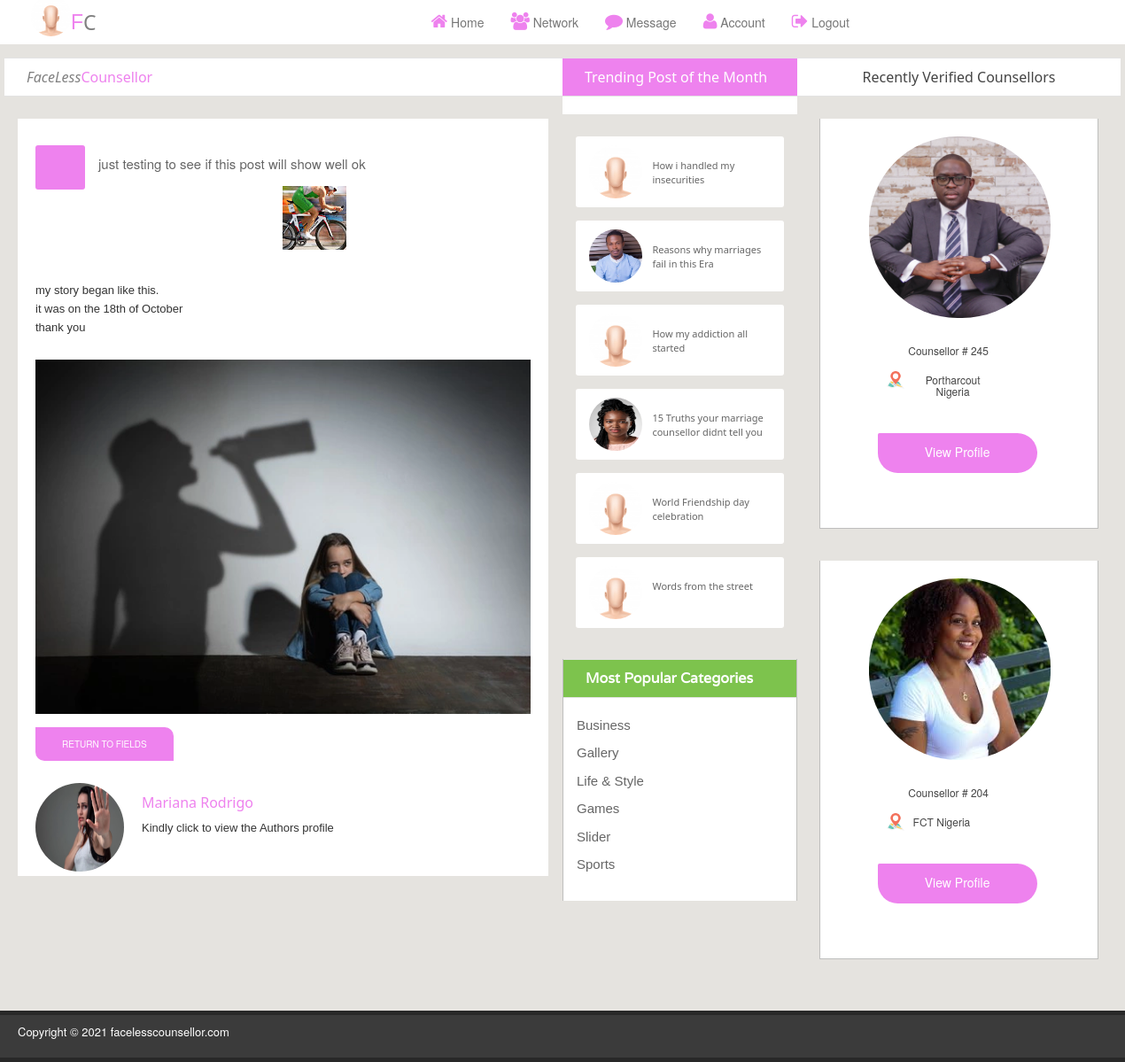
The page /post_detail/7 (signed in) on the database as committed earlier.
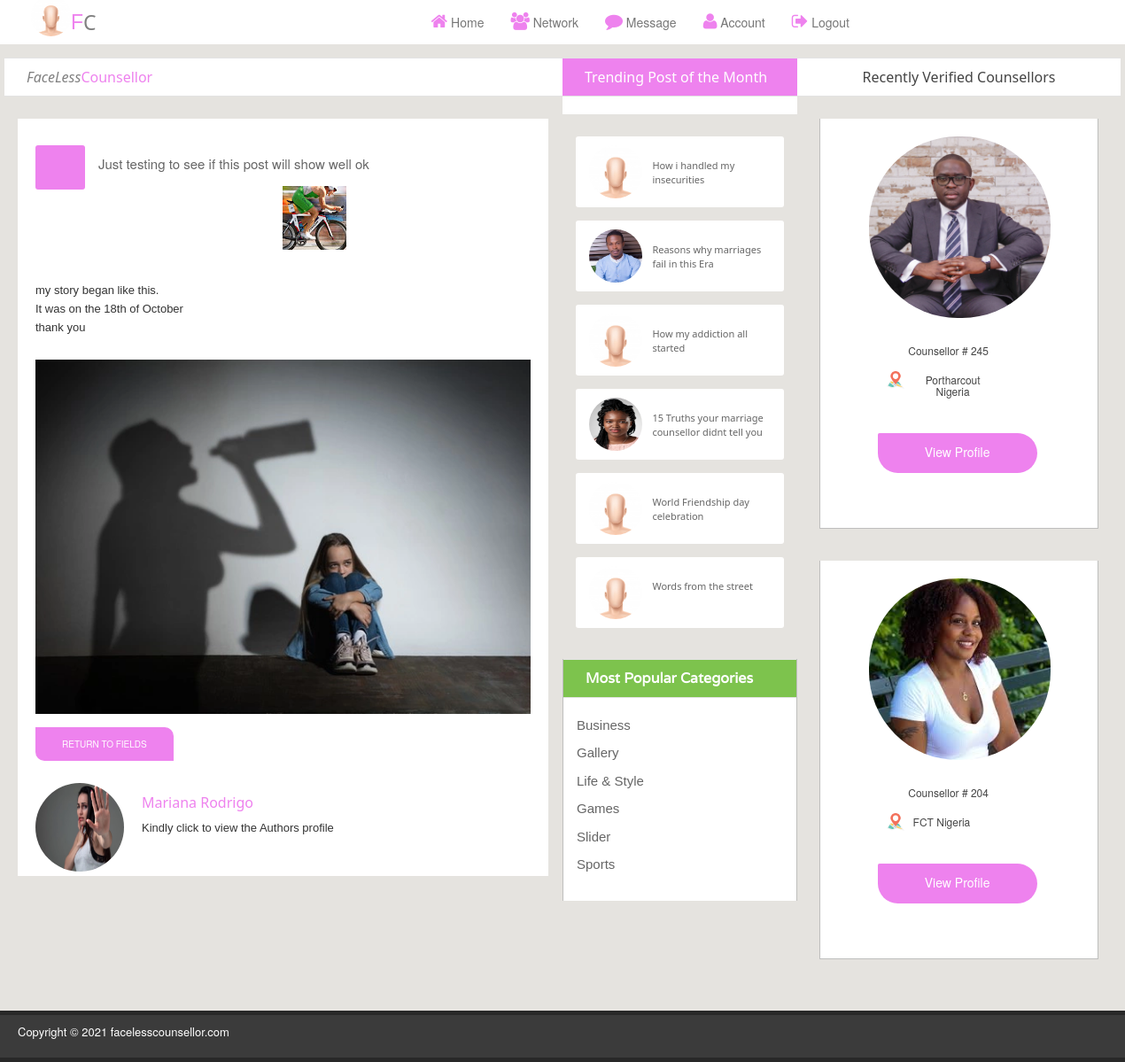
The same page on the database as committed later.
### fc/models.py (models this page shows)
class Posts(db.Model, UserMixin):
    id = db.Column(db.Integer, primary_key=True)
    poster_username = db.Column(db.String(255), nullable=False)
    poster_email = db.Column(db.String(255), nullable=False)
    poster_img = db.Column(db.String(255), nullable=False)
    post_id = db.Column(db.String(255), nullable=True)
    post_title = db.Column(db.String(255), nullable=True)
    post_desc = db.Column(db.String(255), nullable=True)
    post_img = db.Column(db.String(255), nullable=True)
    post_like = db.Column(db.String(255), nullable=True)
    post_relate = db.Column(db.String(255), nullable=True)
    post_message = db.Column(db.String(255), nullable=True)
    post_trend = db.Column(db.String(255), nullable=True)
    posted_date = db.Column(db.DateTime(), default=datetime.utcnow)
    post_status = db.Column(db.String(255), nullable=True, default= 0)
    completed_at = db.Column(db.DateTime(), default=datetime.utcnow)
    status = db.Column(db.String(255), nullable=True, default= 0)
    active = db.Column(db.Boolean())
    confirmed_at = db.Column(db.DateTime())

class Worker(db.Model, UserMixin):
    id = db.Column(db.Integer, primary_key=True)
    fc_id = db.Column(db.String(255), nullable=False)
    name = db.Column(db.String(255), nullable=False)
    email = db.Column(db.String(255), unique=True, nullable=False)
    phone = db.Column(db.String(255), unique=True, nullable=False)
    role = db.Column(db.String(255), nullable=False)
    gender = db.Column(db.String(255), nullable=False)
    date_of_birth =db.Column(db.String(255), nullable=True)
    country = db.Column(db.String(255), nullable=True)
    city = db.Column(db.String(255), nullable=True)
    age = db.Column(db.String(255), nullable=True)
    about = db.Column(db.String(255), nullable=True)
    id_card = db.Column(db.String(255), nullable=True)
    marrital_status = db.Column(db.String(255), nullable=True)
    education = db.Column(db.String(255), nullable=True)
    religion = db.Column(db.String(255), nullable=True)
    languages = db.Column(db.String(255), nullable=True)
    hobbies = db.Column(db.String(255), nullable=True)
    number_of_jobs = db.Column(db.String(255), nullable=True)
    stars = db.Column(db.String(255), nullable=True)
    fc_image = db.Column(db.String(255), nullable=True, default='default.jpg')
    image = db.Column(db.String(255), nullable=True, default='default.jpg')
    completed_at = db.Column(db.DateTime(), default=datetime.utcnow)
    status = db.Column(db.String(255), nullable=True, default= 0)
    active = db.Column(db.Boolean())
    confirmed_at = db.Column(db.DateTime())

### fc/routes.py (the view)
@app.route('/post_detail/<int:post_id>')
@login_required
def post_detail(post_id):
  page = request.args.get('page', 1, type=int)
  post= Posts.query.get(post_id)
  posts = Posts.query.filter_by(post_id= post.post_id)
  workers = Worker.query.order_by(Worker.completed_at.desc()).paginate(page = page,  per_page=2)
  return render_template('/post_detail.html',  posts = posts, workers=workers)

### fc/__init__.py (called while the page is built)
@login_manager.user_loader
def load_user(user_id):
	return User.query.get(int(user_id))

### fc/momentjs.py (called while the page is built)
    def render(self, format):
        return Markup(
            "<script>\ndocument.write(moment(\"%s\").%s);\n</script>" %
            (self.timestamp.strftime("%Y-%m-%dT%H:%M:%S Z"), format))

    def format(self, fmt):
        return self.render("format(\"%s\")" % fmt)

### fc/templates/post_detail.html (shortened to what this page needs)
<!DOCTYPE html>
<html>
<head>
<link rel="stylesheet" href="/static/field_style/assets/css/bootstrap.min.css">
<link rel="stylesheet" href="/static/field_style/assets/css/font-awesome.min.css">
<link rel="stylesheet" href="/static/field_style/assets/css/font.css">
<link rel="stylesheet" href="/static/field_style/assets/css/animate.css">
<link rel="stylesheet" href="/static/field_style/assets/css/structure.css">
</head>
<body>
<header id="header" style="position: fixed;z-index: 9000; background-color: white;">
  <div class="container" >
    <nav class="navbar navbar-default" role="navigation" style="background-color:#ffffff;border:none">
      <div class="container-fluid" style="background-color:#ffffff;border:none">
        <div class="navbar-header" style="background-color:#ffffff;border:none">
          <a class="navbar-brand" href="{{url_for('fields')}}" style="display: flex; font-family: Verdana, Geneva, Tahoma, sans-serif;">
            <img class="border-2 shadow-lg" src="/static/field_style/assets/img/mee.jpg" alt="logo" style="width:45px;height:45px; border-radius: 100px;margin-top: -19px;font-family:sans-serif; color:violet" ><span style="color: violet;">F</span><span style="font-weight: 100; color:gray; font-family: system-ui">C</span></a> </div>
        <div id="navbar" class="navbar-collapse collapse">
          <ul class="nav navbar-nav custom_na" style="justify-content: space-between;position: absolute; right:30px;background-color:white;" >
            <li ><a href="{{url_for('home')}}"><i class="fa fa-home" style="color:Violet; font-size: 20px;margin-top:-9px"></i>   Home</a></li>
            <li><a href="#"><i class="fa fa-users" style="color:Violet; font-size: 20px;margin-top:-9px"></i> Network</a></li>
            <li><a href="#"><i class="fa fa-comment" style="color:Violet; font-size: 20px;margin-top:-9px"></i> Message</a></li>
            <li><a href="{{url_for('profile')}}"><i class="fa fa-user" style="color:Violet; font-size: 20px;margin-top:-9px"></i> Account</a></li>
             <li><a href="{{url_for('logout')}}"><i class="fa fa-sign-out" style="color:Violet; font-size: 20px;margin-top:-9px"></i> Logout</a></li>
          </ul>
        </div>
      </div>
    </nav>
  </div>
</header>
<section id="contentbody">
  <div class="container border-2 shadow-lg">
    <div class="row">
      <div class=" col-sm-12 col-md-6 col-lg-6">
        <div class="row border-2 shadow-lg">
          <div class="leftbar_content">
            <h2 style="font-weight: 100;font-family: system-ui;color:grey;font-style: italic;"> FaceLess<span style="font-weight:400; color:violet; font-style: initial;">Counsellor</span></h2>
             {% for post in posts %}
            <div class="singlepost_area;">
              <div class="singlepost_content border-2 shadow-lg" > <span class="stuff_date" style="background-color: violet; font-size: 8px; padding:15px 10px; text-align: center"></span>
                <div style="position:relative;"><a style="text-decoration:none; font-size: 15px">{{post.post_title}} </a></div>
                <img class="img-center" src="../images/hot_img1.jpg" alt="">
                <p style="white-space: pre-line">
                  {{post.post_desc}}
                </p>
                <div class="single_stuff_img border-2 shadow-lg" > <a >
               {% if 'mp4' in post.post_img %}
                        <video  class="img-view-video border-2 shadow-lg" style="border: 1px solid #f0f0f5"  controls>
                            <source src={{url_for('static', filename='user_uploads/' + post.post_img)}} type="video/mp4" class="img-view-video border-2 shadow-lg" allowfullscreen>
                            Your browser does not support the video tag.
                          </video>
                          {% else %}
                         <img class="img-view border-2 shadow-lg" src="{{url_for('static', filename='user_uploads/' + post.post_img)}}" alt="" style="z-index: -1">
                         {% endif %}
                </a> </div>
                <div class="sin5lepage_pagination"> <a class="previous_btn" href="{{url_for('fields')}}" style="background-color: violet;border:none; color:#ffffff; font-size:10px ;  padding:12px 30px;">Return to Fields</a>  </div>
                <div class="author border-2 shadow-lg" style="margin-top: 10px;" id="md-author">
                <a href="{{url_for('user_detail',  email = post.poster_email)}}"><img src="{{url_for('static', filename='user_uploads/' + post.poster_img)}}" alt="" id="md-author-img">
                </a>
                 <h3 id="md-author-title"><a href="{{url_for('user_detail',  email = post.poster_email)}}" style="font-size: 16px;font-family: system-ui"><span style="text-transform: capitalize;color:violet">{{post.poster_username}}</span></a></h3>
                  <div class="author_details" >
                    <div>
                     <a href="{{url_for('user_detail',  email = post.poster_email)}}">
                    <p style="min-width: 300px">Kindly click to view the Authors profile </p>
                    </a>
                    </div>
                  </div>
                </div>
              </div>
            </div>
              {% endfor %}
          </div>
        </div>
      </div>
      <div class="col-sm-6 col-md-2 col-lg-2">
        <div class="row">
          <div class="middlebar_content">
            <h2 class="violet_bg" style="background-color: violet; font-family: system-ui;font-weight:100">Trending Post of the Month</h2>
            <div class="middlebar_content_inner wow fadeInUp" style="margin-top:20px;border:none; background-color: #e5e3df;">
              <ul class="middlebar_nav " style="background-color: red;">
                <li class="card border-1 shadow-lg" style="border-radius: 3px; background-color: #ffffff;padding:10px 15px">
                   <a class="mbar_thubnail" href="#">
                     <img src="/static/field_style/assets/img/mee.jpg" alt="" style="border-radius: 100px;width: 60px; height:60px;padding-bottom:0px;">
                    </a>
                     <a class="mbar_title" href="#" style="font-family: system-ui;font-size: 11px;padding-top: 10px;font-weight:100;">How i handled my insecurities</a>
                </li>
                <li class="card border-1 shadow-lg" style="border-radius: 3px; background-color: #ffffff;padding:10px 15px">
                  <a class="mbar_thubnail" href="#">
                    <img src="/static/field_style/assets/img/mec013.jpg" alt="" style="border-radius: 100px;width: 60px; height:60px;padding-bottom:0px;">
                   </a>
                    <a class="mbar_title" href="#" style="font-family: system-ui;font-size: 11px;padding-top: 10px;font-weight:100;">Reasons why marriages fail in this Era</a>
                <li class="card border-1 shadow-lg" style="border-radius: 3px; background-color: #ffffff;padding:10px 15px">
              <a class="mbar_thubnail" href="#">
                <img src="/static/field_style/assets/img/mee.jpg" alt="" style="border-radius: 100px;width: 60px; height:60px;padding-bottom:0px;">
               </a>
                <a class="mbar_title" href="#" style="font-family: system-ui;font-size: 11px;padding-top: 10px;font-weight:100;">How my addiction all started</a>
                </li>
              </li>
              <li class="card border-1 shadow-lg" style="border-radius: 3px; background-color: #ffffff;padding:10px 15px">
                <a class="mbar_thubnail" href="#">
                  <img src="/static/field_style/assets/img/girl3.jpg" alt="" style="border-radius: 100px;width: 60px; height:60px;padding-bottom:0px;">
                </a>
                  <a class="mbar_title" href="#" style="font-family: system-ui;font-size: 11px;padding-top: 10px;font-weight:100;">15 Truths your marriage counsellor didnt tell you</a>
            </li>
              <li class="card border-1 shadow-lg" style="border-radius: 3px; background-color: #ffffff;padding:10px 15px">
                  <a class="mbar_thubnail" href="#">
                    <img src="/static/field_style/assets/img/mee.jpg" alt="" style="border-radius: 100px;width: 60px; height:60px;padding-bottom:0px;">
                  </a>
                    <a class="mbar_title" href="#" style="font-family: system-ui;font-size: 11px;padding-top: 10px;font-weight:100;">World Friendship day celebration</a>
              </li>
              <li class="card border-1 shadow-lg" style="border-radius: 3px; background-color: #ffffff;padding:10px 15px">
                <a class="mbar_thubnail" href="#">
                  <img src="/static/field_style/assets/img/mee.jpg" alt="" style="border-radius: 100px;width: 60px; height:60px;padding-bottom:0px;">
                </a>
                  <a class="mbar_title" href="#" style="font-family: system-ui;font-size: 11px;padding-top: 10px;font-weight:100;">Words from the street</a>
              </li>
              </ul>
            </div>
            <div class="popular_categori  wow fadeInUp">
              <h2 class="limeblue_bg">Most Popular Categories</h2>
              <ul class="poplr_catgnva">
                <li><a href="#">Business</a></li>
                <li><a href="#">Gallery</a></li>
                <li><a href="#">Life &amp; Style</a></li>
                <li><a href="#">Games</a></li>
                <li><a href="#">Slider</a></li>
                <li><a href="#">Sports</a></li>
              </ul>
            </div>
          </div>
        </div>
      </div>
      <div class="col-sm-6 col-md-4 col-lg-4">
        <div class="row">
          <div class="rightbar_content">
            <div class="single_blog_sidebar wow fadeInUp">
              <h2 style="text-transform: capitalize;font-family: system-ui;font-weight: 100; text-align: center;">Recently Verified Counsellors</h2>
             <ul class="featured_nav">
              {% for worker in workers.items %}
                <li>
                  <div class="col-md-6 col-lg-3 border-1 shadow-sm" style="max-width:300px;">
                  <div class="block-pricing border-1 shadow-sm" style="justify-content: center;padding:10px 30px ">
                    <a href="{{url_for('detail', fc_id = worker.id)}}">
                     <img src="{{url_for('static', filename='user_uploads/' + worker.fc_image)}}" style="height:205px; width:205px;margin:10px 10px;border-radius: 100px; object-fit: cover;" alt="About" ></a>
                       <center>
                          <h4 style="font-size:12px; text-align: center; margin:20px 50px;width:100px;">{{worker.role}} # {{worker.fc_id}}</h4>
                          <h4 style="display:flex; font-size:12px;text-align: center; margin: 20px;width:130px;"><img src="/static/field_style/assets/img/locc.png" style="width: 20px; height:20px; margin:-3px 10px"> {{worker.city}}  {{worker.country}}</h4>
                       </center>
                        <div class="table_btn">
                          <a href="{{url_for('detail', fc_id = worker.id)}}" class="btn" style="margin:20px;font-size: 14px; background-color:violet;padding:10px; width:180px; height:45px;color:#ffffff;border-bottom-right-radius: 50px; border-bottom-left-radius:50px; border-top-right-radius:50px; font-weight:100"></i> View Profile</a>
                       </div>
                    </div>
                </div >
                </li>
                 {% endfor %}
              </ul>
            </div>
          </div>
        </div>
      </div>
    </div>
  </div>
</section>
<footer id="footer">
  <div class="container">
    <div class="row">
      <div class="col-md-12">
        <div class="footer_inner">
         <center><p class="pull-left">Copyright &copy; 2021 facelesscounsellor.com</p></center>
        </div>
      </div>
    </div>
  </div>
</footer>
</body>
</html>

### fc/templates/post_detail.html (style rules this page uses)
.img-view { height:400px; width:570px; border-radius: 0px; object-fit:cover; background-color: #ffffff; }

Rows that differ between the two databases and show on the page:
changed Posts "Mariana Rodrigo": post_title "just testing to see if this post will show well ok" → "Just testing to see if this post will show well ok"; post_desc "my story began like this. it was on the 18th of October thank you" → "my story began like this. It was on the 18th of October thank you"
